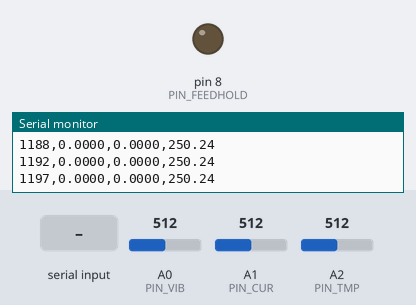
Simulated run of this sketch. Board: Arduino Uno, built with avr-gcc and run on an emulated ATmega328P. On the bench: output pins drawn as LEDs (lit = HIGH), the last lines printed to the serial monitor. Inputs (shaded band) come from the test bench; at power-on: A0 (PIN_VIB) = 512, A1 (PIN_CUR) = 512, A2 (PIN_TMP) = 512.

Above: at 1.2 s.
1.3 s: "CMD,STOP\n" received over Serial
At 1.9 s:
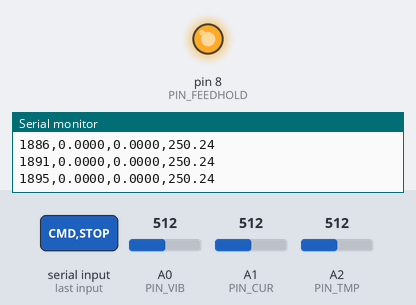
Timing chart, 0 to 4.3 s (numbered marks = the images above; inputs shaded):
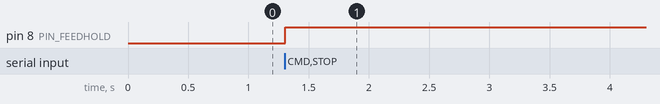

The sketch:

arduino_daq.ino
```cpp
/*
 * Minimal DAQ firmware for the machining dashboard.
 *
 * Wiring (5 V Arduino Uno / Nano):
 *   A0  analog accelerometer (or amplified IEPE via signal conditioner)
 *   A1  SCT-013 current transformer (burdened and offset to 2.5 V)
 *   A2  LM35 / analog temperature (10 mV/°C)  — optional
 *   A3  analog force (from charge amp)        — optional
 *
 * Serial 115200:
 *   millis,vibration,current_a,temperature_c[,force_n]
 *
 * Incoming commands from the dashboard (closed-loop mode):
 *   CMD,FEED,<mm/tooth>
 *   CMD,RPM,<rpm>
 *   CMD,STOP,<reason>
 * Pin 8 goes HIGH on STOP — wire through a relay to CNC feed-hold only after
 * you have validated the circuit. This is not a certified emergency stop.
 *
 * In the dashboard: Data source = serial, port = COM3 (Windows).
 */

const int PIN_VIB = A0;
const int PIN_CUR = A1;
const int PIN_TMP = A2;
const int PIN_FRC = A3;
const int PIN_FEEDHOLD = 8;
const bool HAS_FORCE = false;

const float VREF = 5.0;
const float CURRENT_SCALE = 20.0 / 512.0;  // calibrate against a clamp meter
const float TEMP_SCALE_C_PER_V = 100.0;    // LM35
const int SAMPLE_DELAY_MS = 2;             // ~500 Hz

void setup() {
  Serial.begin(115200);
  pinMode(PIN_FEEDHOLD, OUTPUT);
  digitalWrite(PIN_FEEDHOLD, LOW);
}

void handleCommands() {
  if (!Serial.available()) {
    return;
  }
  String line = Serial.readStringUntil('\n');
  line.trim();
  if (line.startsWith("CMD,STOP")) {
    digitalWrite(PIN_FEEDHOLD, HIGH);
  }
}

void loop() {
  handleCommands();
  int rawV = analogRead(PIN_VIB);
  int rawC = analogRead(PIN_CUR);
  int rawT = analogRead(PIN_TMP);

  float vib = (rawV - 512) * (VREF / 1023.0);
  float current = (rawC - 512) * CURRENT_SCALE;
  float temp = analogRead(PIN_TMP) * (VREF / 1023.0) * TEMP_SCALE_C_PER_V;

  Serial.print(millis());
  Serial.print(',');
  Serial.print(vib, 4);
  Serial.print(',');
  Serial.print(current, 4);
  Serial.print(',');
  Serial.print(temp, 2);

  if (HAS_FORCE) {
    float force = analogRead(PIN_FRC) * (VREF / 1023.0) * 200.0;
    Serial.print(',');
    Serial.print(force, 2);
  }
  Serial.println();
  delay(SAMPLE_DELAY_MS);
}
```

Measured:
- after the input at 1.3 s, pin 8 (PIN_FEEDHOLD): LOW → HIGH at once
